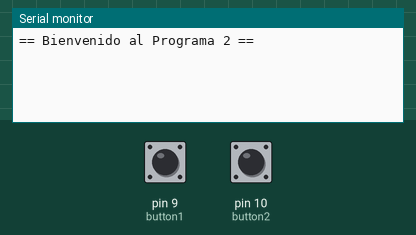
Bench run of a sketch on a simulated Arduino Uno, built with avr-gcc and run on an emulated ATmega328P. Parts: the last lines printed to the serial monitor. The test bench sets the inputs (shaded band); at power-on: pin 9 (button1) LOW, pin 10 (button2) LOW.

Above: at 1.2 s.
1.3 s: pin 9 (button1) pulled HIGH for 0.15 s
At 3.0 s:
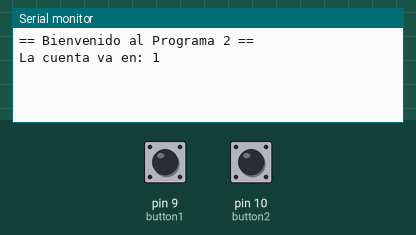
3.3 s: pin 10 (button2) pulled HIGH for 0.15 s
At 4.5 s:
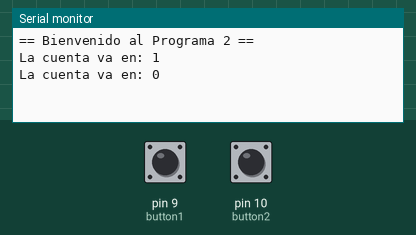
4.9 s: pin 9 (button1) pulled HIGH for 1 s
At 7.3 s:
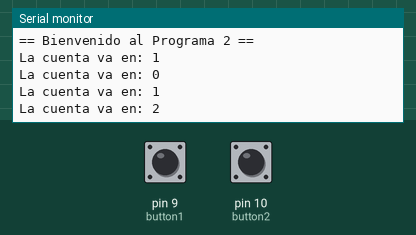
Timing chart, 0 to 8.8 s (numbered marks = the images above; inputs shaded):
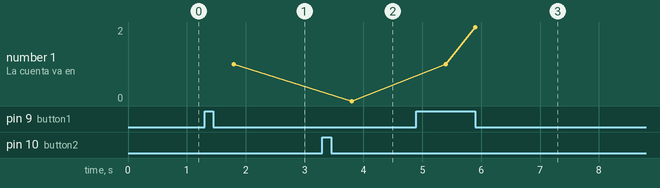

Measured:
- after the input at 1.3 s, the serial monitor: prints a new line after 0.50 s (image 1)
- after the input at 3.3 s, the serial monitor: prints a new line after 0.50 s (image 2)
- after the input at 4.9 s, the serial monitor: prints a new line after 0.50 s (image 3)
- plotted number 1: 1 → 0 after the input at 3.3 s, 0 → 2 after the input at 4.9 s

The sketch:

Prog2.ino
```cpp
/*
 Programa N°2
 =====================
 Autores:
 - Donayre Angulo, Carlos Alberto
 - Manchego Caceres, Gustavo Miguel
 - Quispe Flores, Paolo Danilo
 - Romero Bejarano, Sandro Fabrizzio
 */
// Definimos los pines para los botones
int num = 0;
int button1 = 9;
int button2 = 10;

void setup() {
  // Configuramos los pines como entradas
  pinMode(button1,INPUT);
  pinMode(button2,INPUT);
  // Iniciamos la comunicación serial
  Serial.begin(9600);
  Serial.println("== Bienvenido al Programa 2 ==");
}

void loop() {
  // Creamos la condicional para cuando se presione el boton 1
  if(digitalRead(button1)==HIGH) {
    num++; // Aumenta la cuenta de 1 en 1
    delay(500);

    if(num>10) { // Si la cuenta llega a 10
      num=10; //Num se queda en 10
      }
      Serial.print("La cuenta va en: ");
      Serial.println(num); // Mostramos valor en el monitor serial
 }
if(digitalRead(button2)==HIGH) //Condicional para boton 2
   {
   num--; // Reduce la cuenta de 1 en 1
   delay(500);

   if(num<0) // Si es mayor que 0
     {
     num=0; // La cuenta solo queda en 0
   }
   Serial.print("La cuenta va en: ");
  Serial.println(num); //Mostramos valor en monitor serial
  }

}
```
